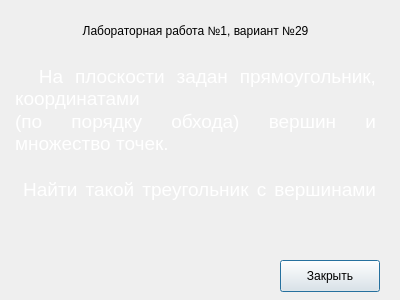
<?xml version="1.0" encoding="UTF-8"?>
<ui version="4.0">
 <class>TaskPopUp</class>
 <widget class="QDialog" name="TaskPopUp">
  <property name="geometry">
   <rect>
    <x>0</x>
    <y>0</y>
    <width>400</width>
    <height>300</height>
   </rect>
  </property>
  <property name="sizePolicy">
   <sizepolicy hsizetype="Fixed" vsizetype="Fixed">
    <horstretch>0</horstretch>
    <verstretch>0</verstretch>
   </sizepolicy>
  </property>
  <property name="minimumSize">
   <size>
    <width>400</width>
    <height>300</height>
   </size>
  </property>
  <property name="maximumSize">
   <size>
    <width>400</width>
    <height>300</height>
   </size>
  </property>
  <property name="windowTitle">
   <string>Задание</string>
  </property>
  <widget class="QPushButton" name="closeTaskButton">
   <property name="geometry">
    <rect>
     <x>280</x>
     <y>260</y>
     <width>100</width>
     <height>32</height>
    </rect>
   </property>
   <property name="text">
    <string>Закрыть</string>
   </property>
  </widget>
  <widget class="QTextEdit" name="taskTextBox">
   <property name="geometry">
    <rect>
     <x>10</x>
     <y>60</y>
     <width>371</width>
     <height>141</height>
    </rect>
   </property>
   <property name="palette">
    <palette>
     <active>
      <colorrole role="WindowText">
       <brush brushstyle="SolidPattern">
        <color alpha="255">
         <red>255</red>
         <green>255</green>
         <blue>255</blue>
        </color>
       </brush>
      </colorrole>
      <colorrole role="Button">
       <brush brushstyle="SolidPattern">
        <color alpha="0">
         <red>50</red>
         <green>50</green>
         <blue>50</blue>
        </color>
       </brush>
      </colorrole>
      <colorrole role="Light">
       <brush brushstyle="SolidPattern">
        <color alpha="0">
         <red>75</red>
         <green>75</green>
         <blue>75</blue>
        </color>
       </brush>
      </colorrole>
      <colorrole role="Midlight">
       <brush brushstyle="SolidPattern">
        <color alpha="0">
         <red>62</red>
         <green>62</green>
         <blue>62</blue>
        </color>
       </brush>
      </colorrole>
      <colorrole role="Dark">
       <brush brushstyle="SolidPattern">
        <color alpha="0">
         <red>25</red>
         <green>25</green>
         <blue>25</blue>
        </color>
       </brush>
      </colorrole>
      <colorrole role="Mid">
       <brush brushstyle="SolidPattern">
        <color alpha="0">
         <red>33</red>
         <green>33</green>
         <blue>33</blue>
        </color>
       </brush>
      </colorrole>
      <colorrole role="Text">
       <brush brushstyle="SolidPattern">
        <color alpha="255">
         <red>255</red>
         <green>255</green>
         <blue>255</blue>
        </color>
       </brush>
      </colorrole>
      <colorrole role="BrightText">
       <brush brushstyle="SolidPattern">
        <color alpha="255">
         <red>255</red>
         <green>255</green>
         <blue>255</blue>
        </color>
       </brush>
      </colorrole>
      <colorrole role="ButtonText">
       <brush brushstyle="SolidPattern">
        <color alpha="255">
         <red>255</red>
         <green>255</green>
         <blue>255</blue>
        </color>
       </brush>
      </colorrole>
      <colorrole role="Base">
       <brush brushstyle="SolidPattern">
        <color alpha="0">
         <red>0</red>
         <green>0</green>
         <blue>0</blue>
        </color>
       </brush>
      </colorrole>
      <colorrole role="Window">
       <brush brushstyle="SolidPattern">
        <color alpha="0">
         <red>50</red>
         <green>50</green>
         <blue>50</blue>
        </color>
       </brush>
      </colorrole>
      <colorrole role="Shadow">
       <brush brushstyle="SolidPattern">
        <color alpha="0">
         <red>0</red>
         <green>0</green>
         <blue>0</blue>
        </color>
       </brush>
      </colorrole>
      <colorrole role="AlternateBase">
       <brush brushstyle="SolidPattern">
        <color alpha="127">
         <red>25</red>
         <green>25</green>
         <blue>25</blue>
        </color>
       </brush>
      </colorrole>
      <colorrole role="ToolTipBase">
       <brush brushstyle="SolidPattern">
        <color alpha="255">
         <red>255</red>
         <green>255</green>
         <blue>220</blue>
        </color>
       </brush>
      </colorrole>
      <colorrole role="ToolTipText">
       <brush brushstyle="SolidPattern">
        <color alpha="255">
         <red>0</red>
         <green>0</green>
         <blue>0</blue>
        </color>
       </brush>
      </colorrole>
      <colorrole role="PlaceholderText">
       <brush brushstyle="SolidPattern">
        <color alpha="127">
         <red>255</red>
         <green>255</green>
         <blue>255</blue>
        </color>
       </brush>
      </colorrole>
      <colorrole role="Accent">
       <brush brushstyle="SolidPattern">
        <color alpha="255">
         <red>0</red>
         <green>0</green>
         <blue>0</blue>
        </color>
       </brush>
      </colorrole>
     </active>
     <inactive>
      <colorrole role="WindowText">
       <brush brushstyle="SolidPattern">
        <color alpha="255">
         <red>255</red>
         <green>255</green>
         <blue>255</blue>
        </color>
       </brush>
      </colorrole>
      <colorrole role="Button">
       <brush brushstyle="SolidPattern">
        <color alpha="0">
         <red>50</red>
         <green>50</green>
         <blue>50</blue>
        </color>
       </brush>
      </colorrole>
      <colorrole role="Light">
       <brush brushstyle="SolidPattern">
        <color alpha="0">
         <red>75</red>
         <green>75</green>
         <blue>75</blue>
        </color>
       </brush>
      </colorrole>
      <colorrole role="Midlight">
       <brush brushstyle="SolidPattern">
        <color alpha="0">
         <red>62</red>
         <green>62</green>
         <blue>62</blue>
        </color>
       </brush>
      </colorrole>
      <colorrole role="Dark">
       <brush brushstyle="SolidPattern">
        <color alpha="0">
         <red>25</red>
         <green>25</green>
         <blue>25</blue>
        </color>
       </brush>
      </colorrole>
      <colorrole role="Mid">
       <brush brushstyle="SolidPattern">
        <color alpha="0">
         <red>33</red>
         <green>33</green>
         <blue>33</blue>
        </color>
       </brush>
      </colorrole>
      <colorrole role="Text">
       <brush brushstyle="SolidPattern">
        <color alpha="255">
         <red>255</red>
         <green>255</green>
         <blue>255</blue>
        </color>
       </brush>
      </colorrole>
      <colorrole role="BrightText">
       <brush brushstyle="SolidPattern">
        <color alpha="255">
         <red>255</red>
         <green>255</green>
         <blue>255</blue>
        </color>
       </brush>
      </colorrole>
      <colorrole role="ButtonText">
       <brush brushstyle="SolidPattern">
        <color alpha="255">
         <red>255</red>
         <green>255</green>
         <blue>255</blue>
        </color>
       </brush>
      </colorrole>
      <colorrole role="Base">
       <brush brushstyle="SolidPattern">
        <color alpha="0">
         <red>0</red>
         <green>0</green>
         <blue>0</blue>
        </color>
       </brush>
      </colorrole>
      <colorrole role="Window">
       <brush brushstyle="SolidPattern">
        <color alpha="0">
         <red>50</red>
         <green>50</green>
         <blue>50</blue>
        </color>
       </brush>
      </colorrole>
      <colorrole role="Shadow">
       <brush brushstyle="SolidPattern">
        <color alpha="0">
         <red>0</red>
         <green>0</green>
         <blue>0</blue>
        </color>
       </brush>
      </colorrole>
      <colorrole role="AlternateBase">
       <brush brushstyle="SolidPattern">
        <color alpha="127">
         <red>25</red>
         <green>25</green>
         <blue>25</blue>
        </color>
       </brush>
      </colorrole>
      <colorrole role="ToolTipBase">
       <brush brushstyle="SolidPattern">
        <color alpha="255">
         <red>255</red>
         <green>255</green>
         <blue>220</blue>
        </color>
       </brush>
      </colorrole>
      <colorrole role="ToolTipText">
       <brush brushstyle="SolidPattern">
        <color alpha="255">
         <red>0</red>
         <green>0</green>
         <blue>0</blue>
        </color>
       </brush>
      </colorrole>
      <colorrole role="PlaceholderText">
       <brush brushstyle="SolidPattern">
        <color alpha="127">
         <red>255</red>
         <green>255</green>
         <blue>255</blue>
        </color>
       </brush>
      </colorrole>
      <colorrole role="Accent">
       <brush brushstyle="SolidPattern">
        <color alpha="255">
         <red>0</red>
         <green>0</green>
         <blue>0</blue>
        </color>
       </brush>
      </colorrole>
     </inactive>
     <disabled>
      <colorrole role="WindowText">
       <brush brushstyle="SolidPattern">
        <color alpha="0">
         <red>25</red>
         <green>25</green>
         <blue>25</blue>
        </color>
       </brush>
      </colorrole>
      <colorrole role="Button">
       <brush brushstyle="SolidPattern">
        <color alpha="0">
         <red>50</red>
         <green>50</green>
         <blue>50</blue>
        </color>
       </brush>
      </colorrole>
      <colorrole role="Light">
       <brush brushstyle="SolidPattern">
        <color alpha="0">
         <red>75</red>
         <green>75</green>
         <blue>75</blue>
        </color>
       </brush>
      </colorrole>
      <colorrole role="Midlight">
       <brush brushstyle="SolidPattern">
        <color alpha="0">
         <red>62</red>
         <green>62</green>
         <blue>62</blue>
        </color>
       </brush>
      </colorrole>
      <colorrole role="Dark">
       <brush brushstyle="SolidPattern">
        <color alpha="0">
         <red>25</red>
         <green>25</green>
         <blue>25</blue>
        </color>
       </brush>
      </colorrole>
      <colorrole role="Mid">
       <brush brushstyle="SolidPattern">
        <color alpha="0">
         <red>33</red>
         <green>33</green>
         <blue>33</blue>
        </color>
       </brush>
      </colorrole>
      <colorrole role="Text">
       <brush brushstyle="SolidPattern">
        <color alpha="0">
         <red>25</red>
         <green>25</green>
         <blue>25</blue>
        </color>
       </brush>
      </colorrole>
      <colorrole role="BrightText">
       <brush brushstyle="SolidPattern">
        <color alpha="255">
         <red>255</red>
         <green>255</green>
         <blue>255</blue>
        </color>
       </brush>
      </colorrole>
      <colorrole role="ButtonText">
       <brush brushstyle="SolidPattern">
        <color alpha="0">
         <red>25</red>
         <green>25</green>
         <blue>25</blue>
        </color>
       </brush>
      </colorrole>
      <colorrole role="Base">
       <brush brushstyle="SolidPattern">
        <color alpha="0">
         <red>50</red>
         <green>50</green>
         <blue>50</blue>
        </color>
       </brush>
      </colorrole>
      <colorrole role="Window">
       <brush brushstyle="SolidPattern">
        <color alpha="0">
         <red>50</red>
         <green>50</green>
         <blue>50</blue>
        </color>
       </brush>
      </colorrole>
      <colorrole role="Shadow">
       <brush brushstyle="SolidPattern">
        <color alpha="0">
         <red>0</red>
         <green>0</green>
         <blue>0</blue>
        </color>
       </brush>
      </colorrole>
      <colorrole role="AlternateBase">
       <brush brushstyle="SolidPattern">
        <color alpha="0">
         <red>50</red>
         <green>50</green>
         <blue>50</blue>
        </color>
       </brush>
      </colorrole>
      <colorrole role="ToolTipBase">
       <brush brushstyle="SolidPattern">
        <color alpha="255">
         <red>255</red>
         <green>255</green>
         <blue>220</blue>
        </color>
       </brush>
      </colorrole>
      <colorrole role="ToolTipText">
       <brush brushstyle="SolidPattern">
        <color alpha="255">
         <red>0</red>
         <green>0</green>
         <blue>0</blue>
        </color>
       </brush>
      </colorrole>
      <colorrole role="PlaceholderText">
       <brush brushstyle="SolidPattern">
        <color alpha="0">
         <red>25</red>
         <green>25</green>
         <blue>25</blue>
        </color>
       </brush>
      </colorrole>
      <colorrole role="Accent">
       <brush brushstyle="SolidPattern">
        <color alpha="0">
         <red>35</red>
         <green>35</green>
         <blue>35</blue>
        </color>
       </brush>
      </colorrole>
     </disabled>
    </palette>
   </property>
   <property name="autoFillBackground">
    <bool>false</bool>
   </property>
   <property name="frameShape">
    <enum>QFrame::StyledPanel</enum>
   </property>
   <property name="verticalScrollBarPolicy">
    <enum>Qt::ScrollBarAlwaysOff</enum>
   </property>
   <property name="horizontalScrollBarPolicy">
    <enum>Qt::ScrollBarAlwaysOff</enum>
   </property>
   <property name="readOnly">
    <bool>true</bool>
   </property>
   <property name="html">
    <string>&lt;!DOCTYPE HTML PUBLIC &quot;-//W3C//DTD HTML 4.0//EN&quot; &quot;http://www.w3.org/TR/REC-html40/strict.dtd&quot;&gt;
&lt;html&gt;&lt;head&gt;&lt;meta name=&quot;qrichtext&quot; content=&quot;1&quot; /&gt;&lt;meta charset=&quot;utf-8&quot; /&gt;&lt;style type=&quot;text/css&quot;&gt;
p, li { white-space: pre-wrap; }
hr { height: 1px; border-width: 0; }
li.unchecked::marker { content: &quot;\2610&quot;; }
li.checked::marker { content: &quot;\2612&quot;; }
&lt;/style&gt;&lt;/head&gt;&lt;body style=&quot; font-family:'.AppleSystemUIFont'; font-size:13pt; font-weight:400; font-style:normal;&quot;&gt;
&lt;p align=&quot;justify&quot; style=&quot; margin-top:0px; margin-bottom:0px; margin-left:0px; margin-right:0px; -qt-block-indent:0; text-indent:0px;&quot;&gt;&lt;span style=&quot; font-size:14pt;&quot;&gt;  На плоскости задан прямоугольник, координатами&lt;/span&gt;&lt;/p&gt;
&lt;p align=&quot;justify&quot; style=&quot; margin-top:0px; margin-bottom:0px; margin-left:0px; margin-right:0px; -qt-block-indent:0; text-indent:0px;&quot;&gt;&lt;span style=&quot; font-size:14pt;&quot;&gt;(по порядку обхода) вершин и множество точек.&lt;/span&gt;&lt;/p&gt;
&lt;p align=&quot;justify&quot; style=&quot; margin-top:0px; margin-bottom:0px; margin-left:0px; margin-right:0px; -qt-block-indent:0; text-indent:0px;&quot;&gt;&lt;span style=&quot; font-size:14pt;&quot;&gt; &lt;/span&gt;&lt;/p&gt;
&lt;p align=&quot;justify&quot; style=&quot; margin-top:0px; margin-bottom:0px; margin-left:0px; margin-right:0px; -qt-block-indent:0; text-indent:0px;&quot;&gt;&lt;span style=&quot; font-size:14pt;&quot;&gt; Найти такой треугольник с вершинами в точках множества, для которого прямая, соединяющая центр прямоугольника и точку пересечения биссектрис треугольника образует минимальный угол с осью абсцисс.&lt;/span&gt;&lt;/p&gt;&lt;/body&gt;&lt;/html&gt;</string>
   </property>
   <property name="placeholderText">
    <string/>
   </property>
  </widget>
  <widget class="QLabel" name="labInfoLabel">
   <property name="geometry">
    <rect>
     <x>10</x>
     <y>10</y>
     <width>371</width>
     <height>41</height>
    </rect>
   </property>
   <property name="text">
    <string>Лабораторная работа №1, вариант №29</string>
   </property>
   <property name="alignment">
    <set>Qt::AlignCenter</set>
   </property>
  </widget>
 </widget>
 <resources/>
 <connections/>
</ui>
